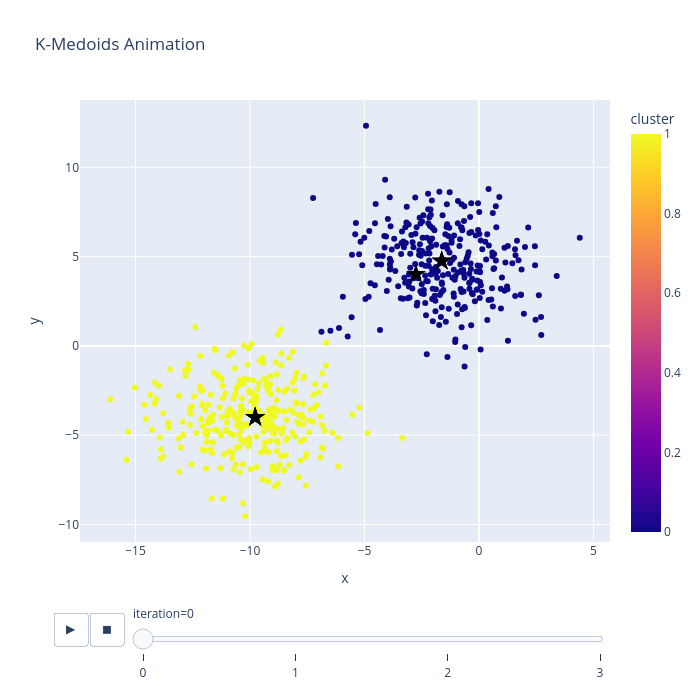

Notebook code for this chart:
### Markdown cell above
### Running the K-Medoids Algorithm

We now run the full **K-Medoids clustering algorithm** on the generated dataset.

The function `k_medoids()` performs the following steps:

1. Randomly selects `k` data points as the initial medoids.
2. Assigns each data point to the closest medoid based on Euclidean distance.
3. Computes the clustering cost for each medoid.
4. Searches for a better medoid within each cluster that minimizes total distance.
5. Reassigns data points based on the updated medoids.
6. Repeats the process until the total clustering cost stops decreasing.

The function returns:

- The **final clustering cost**
- The **final medoid locations**
- The **cluster assignments for each data point**

The algorithm also records iteration history to allow visualization of clustering updates.

### Code cell
k_medoids(data=data, k = n_clusters)

### Figure 1 — Plotly figure (JSON) as saved in the notebook; plotly's stock layout.template omitted (floating-point values rounded to 4 significant figures; data arrays with more than 128 entries replaced by an {"elided": "..."} marker saying what was removed)
{"data": [{"hovertemplate": "iteration=0<br>x=%{x}<br>y=%{y}<br>cluster=%{marker.color}<extra></extra>", "legendgroup": "", "marker": {"color": {"elided": "600 int values"}, "coloraxis": "coloraxis", "symbol": "circle"}, "mode": "markers", "name": "", "orientation": "v", "showlegend": false, "type": "scatter", "x": {"elided": "600 float values"}, "xaxis": "x", "y": {"elided": "600 float values"}, "yaxis": "y"}, {"marker": {"color": "black", "size": 15, "symbol": "star"}, "mode": "markers", "name": "Medoids", "showlegend": false, "type": "scatter", "x": [-2.751, -9.775], "y": [4.009, -3.992]}, {"marker": {"color": "black", "size": 15, "symbol": "star"}, "mode": "markers", "name": "Medoids", "showlegend": false, "type": "scatter", "x": [-1.627, -9.775], "y": [4.761, -3.992]}, {"marker": {"color": "black", "size": 15, "symbol": "star"}, "mode": "markers", "name": "Medoids", "showlegend": false, "type": "scatter", "x": [-1.627, -9.775], "y": [4.761, -3.992]}, {"marker": {"color": "black", "size": 15, "symbol": "star"}, "mode": "markers", "name": "Medoids", "showlegend": false, "type": "scatter", "x": [-1.627, -9.775], "y": [4.761, -3.992]}], "layout": {"coloraxis": {"colorbar": {"title": {"text": "cluster"}}, "colorscale": [[0, "#0d0887"], [0.1111, "#46039f"], [0.2222, "#7201a8"], [0.3333, "#9c179e"], [0.4444, "#bd3786"], [0.5556, "#d8576b"], [0.6667, "#ed7953"], [0.7778, "#fb9f3a"], [0.8889, "#fdca26"], [1, "#f0f921"]]}, "height": 700, "legend": {"tracegroupgap": 0}, "sliders": [{"active": 0, "currentvalue": {"prefix": "iteration="}, "len": 0.9, "pad": {"b": 10, "t": 60}, "steps": [{"args": [["0"], {"frame": {"duration": 0, "redraw": false}, "fromcurrent": true, "mode": "immediate", "transition": {"duration": 0, "easing": "linear"}}], "label": "0", "method": "animate"}, {"args": [["1"], {"frame": {"duration": 0, "redraw": false}, "fromcurrent": true, "mode": "immediate", "transition": {"duration": 0, "easing": "linear"}}], "label": "1", "method": "animate"}, {"args": [["2"], {"frame": {"duration": 0, "redraw": false}, "fromcurrent": true, "mode": "immediate", "transition": {"duration": 0, "easing": "linear"}}], "label": "2", "method": "animate"}, {"args": [["3"], {"frame": {"duration": 0, "redraw": false}, "fromcurrent": true, "mode": "immediate", "transition": {"duration": 0, "easing": "linear"}}], "label": "3", "method": "animate"}], "x": 0.1, "xanchor": "left", "y": 0, "yanchor": "top"}], "title": {"text": "K-Medoids Animation"}, "updatemenus": [{"buttons": [{"args": [null, {"frame": {"duration": 500, "redraw": false}, "fromcurrent": true, "mode": "immediate", "transition": {"duration": 500, "easing": "linear"}}], "label": "&#9654;", "method": "animate"}, {"args": [[null], {"frame": {"duration": 0, "redraw": false}, "fromcurrent": true, "mode": "immediate", "transition": {"duration": 0, "easing": "linear"}}], "label": "&#9724;", "method": "animate"}], "direction": "left", "pad": {"r": 10, "t": 70}, "showactive": false, "type": "buttons", "x": 0.1, "xanchor": "right", "y": 0, "yanchor": "top"}], "width": 700, "xaxis": {"anchor": "y", "domain": [0, 1], "title": {"text": "x"}}, "yaxis": {"anchor": "x", "domain": [0, 1], "title": {"text": "y"}}}}
